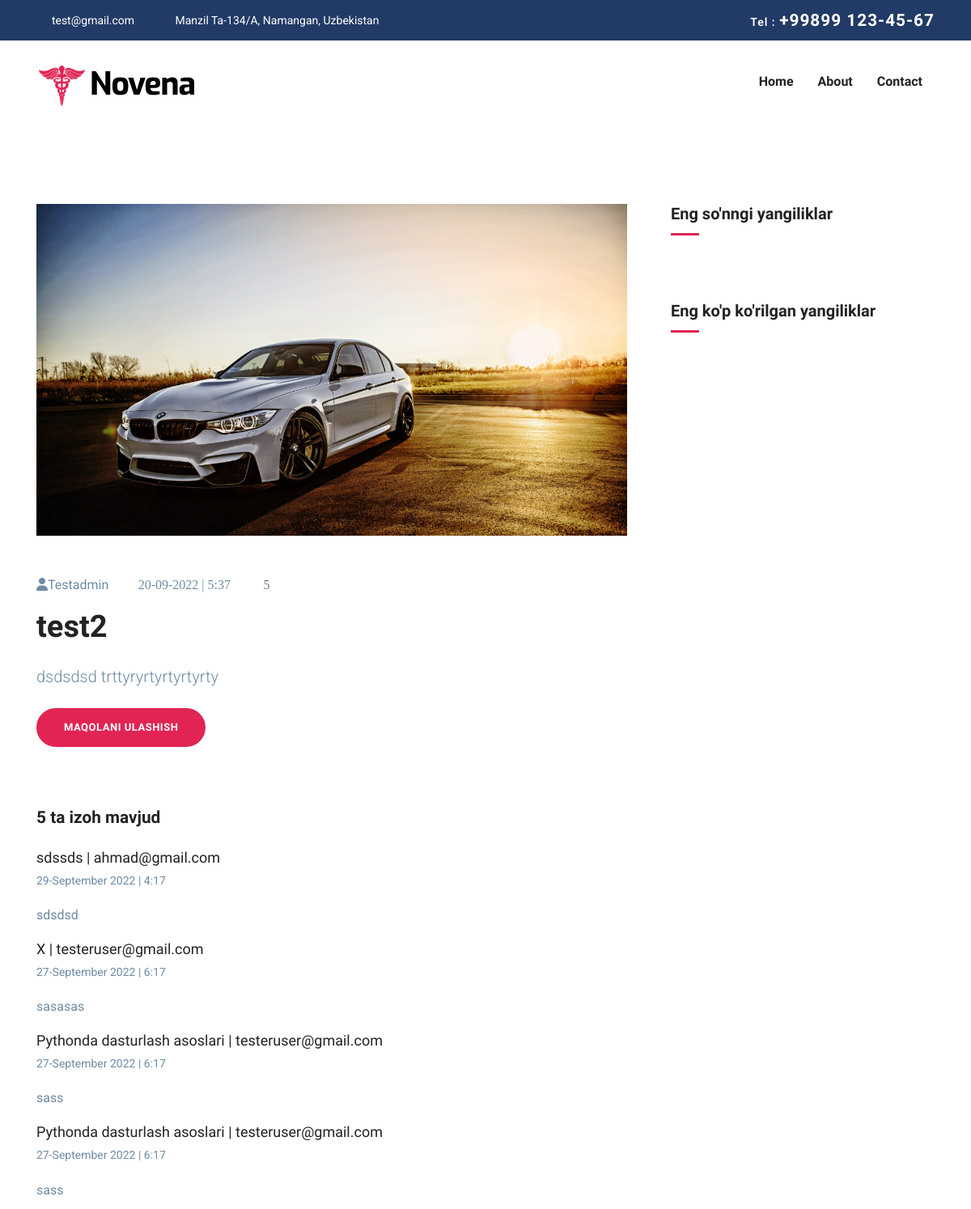
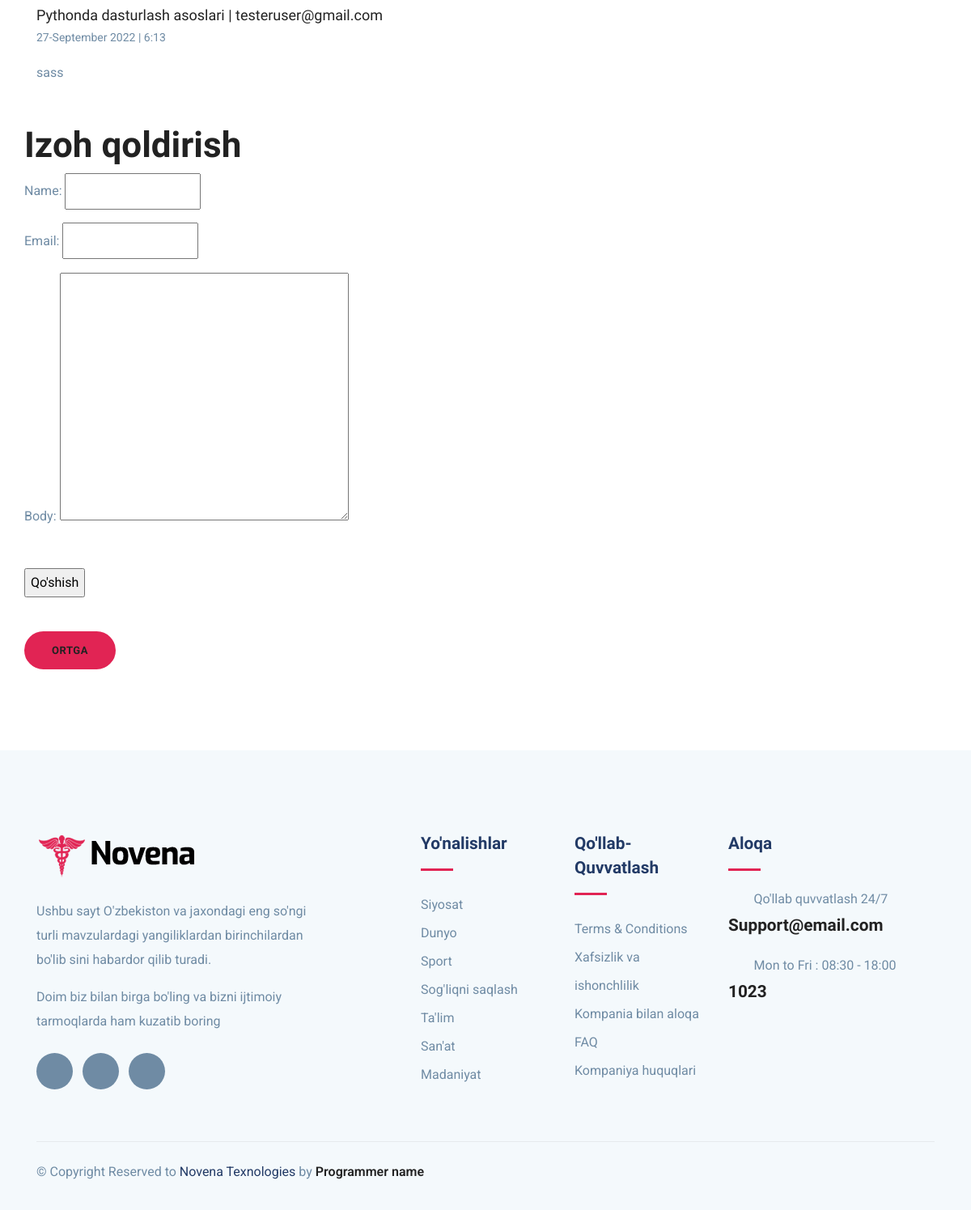
/14/test2/, run on the app's committed database (2 pictures, top to bottom).
### post/models.py (models this page shows, shortened)
class Post(models.Model):
	title = models.CharField(max_length=250, verbose_name="Sarlavha" )
	slug = AutoSlugField(populate_from="title")
	body = models.TextField(verbose_name="Matn")
	photo = models.ImageField(upload_to='post_photo/%Y/%m/%d/', blank=True, null=True, verbose_name="Rasm")
	see = models.PositiveIntegerField(blank=True, null=True, verbose_name="Ko'rishlar soni")
	publish = models.DateTimeField(default=timezone.now, verbose_name="chop etilgan vaqt")
	status  = models.CharField(max_length=100, choices=STATUS, verbose_name="Holati")
	created_at = models.DateTimeField(auto_now_add=True, verbose_name="yaratilgan vaqti")
	updated = models.DateTimeField(auto_now=True, verbose_name="tahrirlangan vaqti")
	created_by = models.ForeignKey(User, on_delete=models.CASCADE, verbose_name="Muallif")
	objects = models.Manager()
	published = PublishMeneger()
	class Meta:
		ordering = ('-publish',)

class Comment(models.Model):
	post = models.ForeignKey(Post, on_delete=models.CASCADE, related_name="comments")
	name = models.CharField(max_length=150)
	email = models.EmailField()
	body = models.TextField()
	created_at = models.DateTimeField(auto_now=True)
	active = models.BooleanField(default=True)
	class Meta:
		ordering = ('-created_at',)

### post/views.py (the view)
# urls.py: path('<int:id>/<slug:slug>/', detail_view, name='post_detail'),
def detail_view(request,id, slug):
	post = get_object_or_404(Post, id=id, slug=slug)
	comments = post.comments.filter(active=True)
	new_comment = None
	if request.method == 'POST':
		comment_form = CommentForm(data=request.POST)
		if comment_form.is_valid():
			new_comment = comment_form.save(commit=False)
			new_comment.post = post
			new_comment.save()
	else:
		comment_form = CommentForm()
	context = {'post':post,
			'comments':comments,
			'new_comment':new_comment,
			'comment_form':comment_form,
			}
	return render(request, 'post/detail.html', context)

### post/forms.py
class CommentForm(forms.ModelForm):
	class Meta:
		model = Comment
		fields = ('name','email','body')

### templates/post/detail.html (shortened to what this page needs)
{% extends 'base.html' %}
{% load static %}
{% block content %}
<section class="section blog-wrap">
    <div class="container">
        <div class="row">
            <div class="col-lg-8">
                <div class="row">
					<div class="col-lg-12 mb-5">
						<div class="single-blog-item">
							<img src="{{ post.photo.url }}" alt="" class="img-fluid">
							<div class="blog-item-content mt-5">
								<div class="blog-item-meta mb-3">
									<span class="text-black text-capitalize mr-3"><i class="fa-solid fa-user"></i>{{ post.created_by }}</span>
									<span class="text-black text-capitalize mr-3"><i class="icofont-calendar mr-2">{{ post.created_at|date:" d-m-Y | f" }}</i></span>
									<span class="text-muted text-capitalize mr-3"><i class="icofont-comment mr-2">{{ comments.count }}</i></span>
								</div>
								<h2 class="mb-4 text-md">{{ post.title }}</h2>
								<p class="lead mb-4">{{ post.body }}</p>
								<button class="btn btn-main-2 btn-round-full"><a style="color: white;" href="{% url 'post:post_share' post.id %}">Maqolani ulashish</a></button>
							</div>
						</div>
					</div>
					<div class="col-lg-12">
						<div class="comment-area mt-4 mb-5">
							<div>
								{% with comments.count as total_comments %}
									{% if total_comments == 0 %}
										<h4 class="mb-4">Hali izohlar mavjud emas</h4>
									{% else %}
										<h4 class="mb-4">{{ total_comments }} ta izoh mavjud</h4>
									{% endif %}
								{% endwith %}
							</div>
							<ul class="comment-tree list-unstyled">
								<li>
									<div class="comment-area-box">
										{% for comment in comments %}
										<div class="comment-info">
											<h5 class="mb-1">{{ comment.name }} | {{ comment.email }}</h5>
											<span class="date-comm">{{ comment.created_at|date:" d-F Y | f" }}</span>
										</div>
										<div class="comment-content mt-3">
											<p>{{ comment.body }}</p>
										</div>
										{% endfor %}
									</div>
								</li>
							</ul>
						</div>
					</div>
					<div>
						{% if new_comment %}
							<h2>Sizning izohingiz qo'shildi</h2>
						{% else %}
							<h2>Izoh qoldirish</h2>
							<form action="." method="post">
								{{ comment_form.as_p }}
								<br>
								<p><input  type="submit" value="Qo'shish"></p>
							</form>
						{% endif %}
						<br>
						<button class="btn btn-main-2 btn-round-full"><a href="{% url 'post:post_list' %}">Ortga</a></button>
					</div>
				</div>
            </div>
            <div class="col-lg-4">
                <div class="sidebar-wrap pl-lg-4 mt-5 mt-lg-0">
					<div class="sidebar-widget latest-post mb-3">
						<h5>Eng so'nngi yangiliklar</h5>
					</div>
					<div class="sidebar-widget latest-post mb-3">
						<h5>Eng ko'p ko'rilgan yangiliklar</h5>
				    </div>
				</div>
			</div>
            </div>
        </div>
</section>
{% endblock content %}

### templates/base.html (shortened to what this page needs)
<!DOCTYPE html>
{% load static %}
<html>
	<head>
		<link rel="stylesheet" href="{% static 'plugins/bootstrap/css/bootstrap.min.css' %}">
		<link rel="stylesheet" href="{% static 'plugins/icofont/icofont.min.css' %}">
		<link rel="stylesheet" href="{% static 'plugins/slick-carousel/slick/slick.css' %}">
		<link rel="stylesheet" href="{% static 'plugins/slick-carousel/slick/slick-theme.css' %}">
		<link rel="stylesheet" href="{% static 'css/style.css' %}">
		<link rel="stylesheet" href="{% static 'css/main.css' %}">
	</head>
	<body>
		<header>
			<div class="header-top-bar">
				<div class="container">
					<div class="row align-items-center">
						<div class="col-lg-6">
							<ul class="top-bar-info list-inline-item pl-0 mb-0">
								<li class="list-inline-item"><a href="mailto:support@gmail.com"><i class="icofont-support-faq mr-2"></i>test@gmail.com</a></li>
								<li class="list-inline-item"><i class="icofont-location-pin mr-2"></i>Manzil Ta-134/A, Namangan, Uzbekistan </li>
							</ul>
						</div>
						<div class="col-lg-6">
							<div class="text-lg-right top-right-bar mt-2 mt-lg-0">
								<a href="tel:+23-345-67890" >
									<span>Tel : </span>
									<span class="h4">+99899 123-45-67 </span>
								</a>
							</div>
						</div>
					</div>
				</div>
			</div>
			<nav class="navbar navbar-expand-lg navigation" id="navbar">
				<div class="container">
				 	 <a class="navbar-brand" href="index.html">
					  	<img src="{% static 'images/logo.png' %}" alt="" class="img-fluid">
					  </a>
				  <div class="collapse navbar-collapse" id="navbarmain">
					<ul class="navbar-nav ml-auto">
					  <li class="nav-item active">
						<a class="nav-link" href="{% url 'post:post_list' %}">Home</a>
					  </li>
					   <li class="nav-item"><a class="nav-link" href="">About</a></li>
					   <li class="nav-item"><a class="nav-link" href="">Contact</a></li>
					</ul>
				  </div>
				</div>
			</nav>
		</header>
		{% block content %}
		{% endblock content %}
		<footer class="footer section gray-bg">
			<div class="container">
				<div class="row">
					<div class="col-lg-4 mr-auto col-sm-6">
						<div class="widget mb-5 mb-lg-0">
							<div class="logo mb-4">
								<img src="images/logo.png" alt="" class="img-fluid">
							</div>
							<p>Ushbu sayt O'zbekiston  va jaxondagi eng so'ngi turli mavzulardagi yangiliklardan birinchilardan bo'lib sini habardor qilib turadi.</p>
							<p>Doim biz bilan birga bo'ling va bizni ijtimoiy tarmoqlarda ham kuzatib boring</p>
							<ul class="list-inline footer-socials mt-4">
								<li class="list-inline-item"><a href="https://www.facebook.com/themefisher"><i class="icofont-facebook"></i></a></li>
								<li class="list-inline-item"><a href="https://twitter.com/themefisher"><i class="icofont-twitter"></i></a></li>
								<li class="list-inline-item"><a href="https://www.pinterest.com/themefisher/"><i class="icofont-linkedin"></i></a></li>
							</ul>
						</div>
					</div>
					<div class="col-lg-2 col-md-6 col-sm-6">
						<div class="widget mb-5 mb-lg-0">
							<h4 class="text-capitalize mb-3">Yo'nalishlar</h4>
							<div class="divider mb-4"></div>
							<ul class="list-unstyled footer-menu lh-35">
								<li><a href="#">Siyosat </a></li>
								<li><a href="#">Dunyo</a></li>
								<li><a href="#">Sport</a></li>
								<li><a href="#">Sog'liqni saqlash</a></li>
								<li><a href="#">Ta'lim</a></li>
								<li><a href="#">San'at</a></li>
								<li><a href="#">Madaniyat</a></li>
							</ul>
						</div>
					</div>
					<div class="col-lg-2 col-md-6 col-sm-6">
						<div class="widget mb-5 mb-lg-0">
							<h4 class="text-capitalize mb-3">Qo'llab-quvvatlash</h4>
							<div class="divider mb-4"></div>
							<ul class="list-unstyled footer-menu lh-35">
								<li><a href="#">Terms & Conditions</a></li>
								<li><a href="#">Xafsizlik va ishonchlilik</a></li>
								<li><a href="#">Kompania bilan aloqa </a></li>
								<li><a href="#">FAQ</a></li>
								<li><a href="#">Kompaniya huquqlari</a></li>
							</ul>
						</div>
					</div>
					<div class="col-lg-3 col-md-6 col-sm-6">
						<div class="widget widget-contact mb-5 mb-lg-0">
							<h4 class="text-capitalize mb-3">Aloqa</h4>
							<div class="divider mb-4"></div>
							<div class="footer-contact-block mb-4">
								<div class="icon d-flex align-items-center">
									<i class="icofont-email mr-3"></i>
									<span class="h6 mb-0">Qo'llab quvvatlash 24/7</span>
								</div>
								<h4 class="mt-2"><a href="tel:+23-345-67890">Support@email.com</a></h4>
							</div>
							<div class="footer-contact-block">
								<div class="icon d-flex align-items-center">
									<i class="icofont-support mr-3"></i>
									<span class="h6 mb-0">Mon to Fri : 08:30 - 18:00</span>
								</div>
								<h4 class="mt-2"><a href="tel:+23-345-67890">1023</a></h4>
							</div>
						</div>
					</div>
				</div>
				<div class="footer-btm py-4 mt-5">
					<div class="row align-items-center justify-content-between">
						<div class="col-lg-6">
							<div class="copyright">
								&copy; Copyright Reserved to <span class="text-color">Novena Texnologies</span> by <a href="https://themefisher.com/" target="_blank">Programmer name </a>
							</div>
						</div>
					</div>
				</div>
			</div>
		</footer>
	</body>
</html>

### static/css/style.css (style rules this page uses)
html { overflow-x: hidden; }
body { line-height: 1.6; font-family: "Roboto", sans-serif; -webkit-font-smoothing: antialiased; font-size: 16px; color: #6F8BA4; font-weight: 400; }
h1, .h1, h2, .h2, h3, .h3, h4, .h4, h5, .h5, h6, .h6 { font-family: "Exo", sans-serif; font-weight: 700; color: #222; }
h2, .h2 { font-size: 44px; }
h4, .h4 { font-size: 1.3rem; line-height: 30px; }
h5, .h5 { font-size: 1.25rem; }
h6, .h6 { font-size: 1rem; }
p { line-height: 30px; }
input[type="email"], input[type="password"], input[type="text"], input[type="tel"] { box-shadow: none; height: 45px; outline: none; font-size: 14px; }
.btn { display: inline-block; font-size: 14px; font-size: 0.8125rem; font-weight: 700; letter-spacing: .5px; padding: .75rem 2rem; font-family: "Exo", sans-serif; text-transform: uppercase; border-radius: 5px; border: 2px solid transparent; transition: all .35s ease; }
.btn-main-2 { background: #e12454; color: #fff; border-color: #e12454; }
.btn-round-full { border-radius: 50px; }
.section { padding: 100px 0; }
.text-md { font-size: 2.25rem; }
a { color: #222; text-decoration: none; transition: all .35s ease; }
.gray-bg { background: #f4f9fc; }
#navbarmain { padding: 20px 0px; }
#navbarmain .nav-link { font-weight: 600; padding: 10px 15px; color: #222; font-family: "Exo", sans-serif; text-transform: capitalize; font-size: 16px; transition: all .25s ease; }
.navbar-brand { margin-top: 10px; }
.header-top-bar { background: #223a66; font-size: 14px; padding: 10px 0px; box-shadow: 0 1px 2px rgba(0, 0, 0, 0.05); color: #fff; }
.top-bar-info li a { color: #fff; margin-right: 20px; }
.top-right-bar a span { color: #fff; font-weight: 600; letter-spacing: 1px; }
.text-color { color: #223a66; }
.divider { width: 40px; height: 5px; background: #e12454; }
.lh-35 { line-height: 35px; }
.blog-item-content h2 { font-weight: 600; font-size: 38px; }
.comment-area h5 { font-size: 18px; font-weight: 500; }
.comment-area span { font-size: 14px; }
.sidebar-widget { margin-bottom: 30px; padding-bottom: 35px; }
.sidebar-widget h5 { margin-bottom: 30px; position: relative; padding-bottom: 15px; }
.sidebar-widget h5:before { position: absolute; content: ""; left: 0px; bottom: 0px; width: 35px; height: 3px; background: #e12454; }
.footer { padding-bottom: 10px; }
.footer .copyright a { font-weight: 600; }
.logo { font-weight: 600; letter-spacing: 1px; }
.widget .divider { height: 3px; }
.widget h4 { color: #223a66; }
.widget .footer-menu a { color: #6F8BA4; }
.footer-contact-block span { font-weight: 400; color: #6F8BA4; }
.footer-contact-block i { font-size: 20px; }
.footer-btm { border-top: 1px solid rgba(0, 0, 0, 0.06); }
.footer-socials li a { width: 45px; height: 45px; background: #6F8BA4; color: #fff; display: inline-block; text-align: center; border-radius: 100%; padding-top: 12px; }

### data on the page
Post: photo (placeholder picture), created_by "Testadmin", created_at|f "20-09-2022 | 5:37", title "test2", body "dsdsdsd trttyryrtyrtyrtyrty"
Comment: name "sdssds", email "ahmad@gmail.com", created_at|f "29-September 2022 | 4:17", body "sdsdsd"
Comment: name "X", email "testeruser@gmail.com", created_at|f "27-September 2022 | 6:17", body "sasasas"
Comment: name "Pythonda dasturlash asoslari", email "testeruser@gmail.com", created_at|f "27-September 2022 | 6:17", body "sass"
Comment: name "Pythonda dasturlash asoslari", email "testeruser@gmail.com", created_at|f "27-September 2022 | 6:17", body "sass"
Comment: name "Pythonda dasturlash asoslari", email "testeruser@gmail.com", created_at|f "27-September 2022 | 6:13", body "sass"

### other printed values
{{ comments.count }} "5"
{{ total_comments }} "5"
